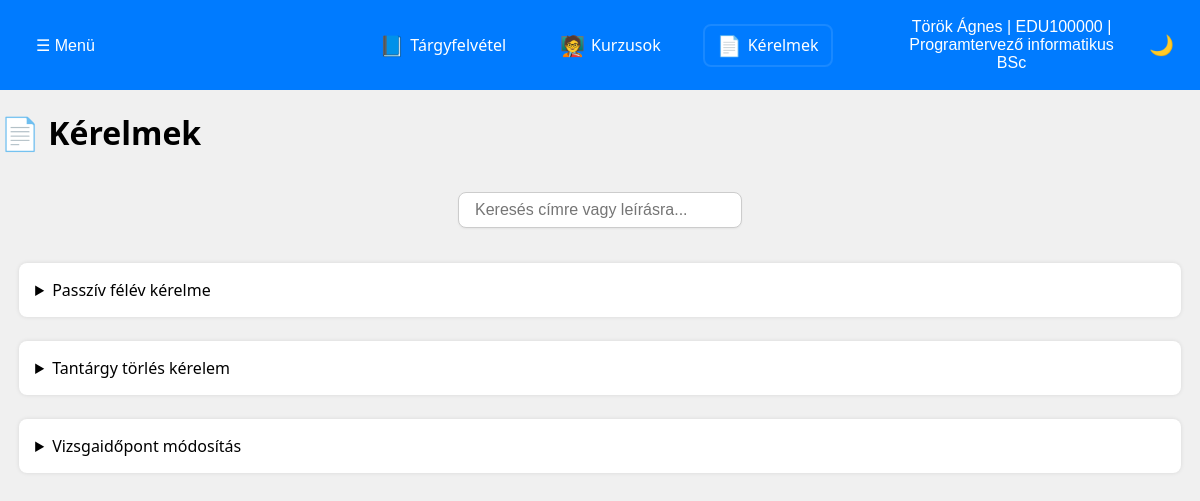
The app's page /student/request.php (signed in) with its own data.
### tables this page shows
CREATE TABLE users (
    id INT AUTO_INCREMENT PRIMARY KEY,
    name VARCHAR(100) NOT NULL,
    eduportal_id VARCHAR(20) NOT NULL UNIQUE,
    email VARCHAR(100) NOT NULL,
    phone VARCHAR(20),
    password_hash VARCHAR(255) NOT NULL,
    postal_code VARCHAR(10),
    city VARCHAR(100),
    address VARCHAR(255),
    birth_date DATE,
    mothers_name VARCHAR(100),
    role ENUM('hallgato', 'tanar', 'admin') NOT NULL DEFAULT 'hallgato',
    course_code VARCHAR(20),
	financing_type ENUM('állami', 'önköltséges') NOT NULL,
    created_at TIMESTAMP DEFAULT CURRENT_TIMESTAMP,
	updated_at TIMESTAMP DEFAULT CURRENT_TIMESTAMP ON UPDATE CURRENT_TIMESTAMP
);

CREATE TABLE programs (
    id INT NOT NULL AUTO_INCREMENT PRIMARY KEY,
    szak_szam VARCHAR(20) UNIQUE NOT NULL,
    name VARCHAR(255) NOT NULL,
	facultative_credit INT,
	freely_selectable_credit INT,
	cost DECIMAL(10,2),
    created_at TIMESTAMP DEFAULT CURRENT_TIMESTAMP,
    updated_at TIMESTAMP DEFAULT CURRENT_TIMESTAMP ON UPDATE CURRENT_TIMESTAMP
);

CREATE TABLE request_templates (
    id INT NOT NULL AUTO_INCREMENT PRIMARY KEY,
    title VARCHAR(255) NOT NULL,
    description TEXT,
    to_who TEXT,

    version INT NOT NULL DEFAULT 1,
    previous_version_id INT NULL,
	is_active TINYINT(1) NOT NULL DEFAULT 1,

    created_at DATETIME DEFAULT CURRENT_TIMESTAMP,
    updated_at DATETIME DEFAULT CURRENT_TIMESTAMP ON UPDATE CURRENT_TIMESTAMP,

    CONSTRAINT fk_prev_version
        FOREIGN KEY (previous_version_id)
        REFERENCES request_templates(id)
        ON DELETE SET NULL
);

### PHP_Header/s_request.php (called while the page is built, shortened)
<?php
$eduportal_id = $_SESSION['eduportal_id'];
global $conn;
$user_sql = "
SELECT
    u.name,
    p.name AS szak_nev
FROM users u
LEFT JOIN programs p ON p.szak_szam = u.course_code
WHERE u.eduportal_id = ?";
$user_stmt = $conn->prepare($user_sql);
$user_stmt->bind_param("s", $eduportal_id);
$user_stmt->execute();
$user_result = $user_stmt->get_result();
$user = $user_result->fetch_assoc();
$user_name = $user['name'] ?? "Ismeretlen";
$user_course = $user['szak_nev'] ?? "N/A";
$request_sql = "
SELECT rt.id,
       rt.title,
       rt.description
FROM request_templates rt
LEFT JOIN request_templates rt2 ON rt2.previous_version_id = rt.id
WHERE rt.to_who = 'hallgato'
    AND rt2.id IS NULL
    AND rt.is_active = 1
ORDER BY rt.created_at DESC";
$request_result = $conn->query($request_sql);
$templates = [];
while ($row = $request_result->fetch_assoc()) {
    $templates[] = $row;
}

### student/request.php (the view, shortened to what this page needs)
<?php
require_once __DIR__ . '/../PHP_Header/s_request.php';
?>
<!DOCTYPE html>
<html lang="hu">
<head>
    <link rel="stylesheet" href="../CSS/site_style.css">
    <link rel="stylesheet" href="../CSS/request.css">
</head>
<body>
<header>
    <div class="menu">
        <div class="dropdown">
            <button id="dropdownToggleL" class="dropbtn">☰ Menü </button>
        </div>
    </div>
    <nav class="main-nav">
        <a href="course_offering.php"><span class="icon">📘</span> Tárgyfelvétel</a>
        <a href="courses.php"><span class="icon">🧑‍🏫</span> Kurzusok</a>
        <a id="active" href="#"><span class="icon">📄</span> Kérelmek</a>
    </nav>
    <div class="user-menu">
        <div class="dropdown">
            <button id="dropdownToggleR" class="dropbtn">
                <?php echo htmlspecialchars($user_name); ?> |
                <?php echo htmlspecialchars($eduportal_id); ?> |
                <?php echo htmlspecialchars($user_course); ?>
            </button>
        </div>
        <div class="theme-switcher">
            <button id="theme-toggle" class="theme-btn">🌙</button>
        </div>
    </div>
</header>
<main class="layout">
    <h1>📄 Kérelmek</h1>
    <div class="search-form">
        <input type="text" id="sr_searchInput" placeholder="Keresés címre vagy leírásra...">
    </div>
    <div class="requests-container">
        <?php if (empty($templates)): ?>
            <p>Nincs találat a megadott keresésre.</p>
        <?php else: ?>
            <?php foreach ($templates as $template): ?>
                <details class="sr_request-card"
                          data-title="<?= strtolower(htmlspecialchars($template['title'])) ?>"
                          data-description="<?= strtolower(htmlspecialchars($template['description'])) ?>">
                    <summary class="card-summary">
                        <span class="title"><?= htmlspecialchars($template['title']) ?></span>
                    </summary>
                </details>
            <?php endforeach; ?>
        <?php endif; ?>
    </div>
</main>
</body>
</html>

### CSS/site_style.css (style rules this page uses)
:root { --background-light: #f0f0f0; --background-dark: #1e1e1e; --text-dark: #000000; --text-light: #ffffff; --primary-color: #007bff; --secondary-color: #ffa500; --dropdown-bg: #ffffff; --dropdown-bg-dark: #333333; --primary-hover: #0056b3; --card-background-light: white; --card-background-dark: black; }
body { margin: 0; font-family: "Segoe UI", sans-serif; background-color: var(--background-light); color: var(--text-dark); min-height: 100vh; display: flex; flex-direction: column; }
header { display: flex; justify-content: space-between; align-items: center; background-color: var(--primary-color); color: var(--text-light); padding: 10px 20px; width: 100%; box-sizing: border-box; }
.menu, .user-menu { flex: 1; }
.user-menu { display: flex; align-items: center; justify-content: flex-end; gap: 10px; }
.main-nav { display: flex; justify-content: center; gap: 30px; flex: 2; }
.main-nav a { color: var(--text-light); text-decoration: none; font-size: 16px; display: flex; align-items: center; gap: 6px; padding: 8px 12px; transition: background-color 0.3s; }
.main-nav a#active { border: 2px solid rgba(255, 255, 255, 0.1); border-radius: 8px; padding: 6px 12px; }
.dropdown { position: relative; display: inline-block; }
.dropbtn { background-color: transparent; color: var(--text-light); border: none; font-size: 16px; cursor: pointer; padding: 8px 16px; }
.user-menu .dropdown { position: relative; }
.theme-switcher { display: flex; gap: 10px; }
.theme-btn { background: none; border: none; color: var(--text-light); font-size: 20px; cursor: pointer; }
.icon { font-size: 20px; }

### CSS/request.css (style rules this page uses)
.search-form { width: auto; padding: 1rem; display: flex; gap: 1rem; align-items: center; flex-wrap: wrap; background-color: transparent; border: none; justify-content: center; }
.search-form input[type="text"] { min-width: 250px; width: auto; padding: 0.5rem 1rem; border: 1px solid #ccc; border-radius: 8px; font-size: 1rem; background-color: var(--dropdown-bg); box-shadow: 0 1px 2px rgba(0, 0, 0, 0.05); transition: all 0.2s ease; }
.requests-container { display: flex; flex-direction: column; gap: 1.5rem; border: none; padding: 1.2rem; }
.asr_request-card, .ar_request-card, .sr_request-card, .tr_request-card { background-color: var(--card-background-light); padding: 1rem; border-radius: 8px; box-shadow: 0 0 4px rgba(0, 0, 0, 0.1); }

### records on screen
users: name "Török Ágnes", programs.name "Programtervező informatikus BSc"
request_templates: title "Passzív félév kérelme"
request_templates: title "Tantárgy törlés kérelem"
request_templates: title "Vizsgaidőpont módosítás"

### other values on screen
$eduportal_id "EDU100000"
